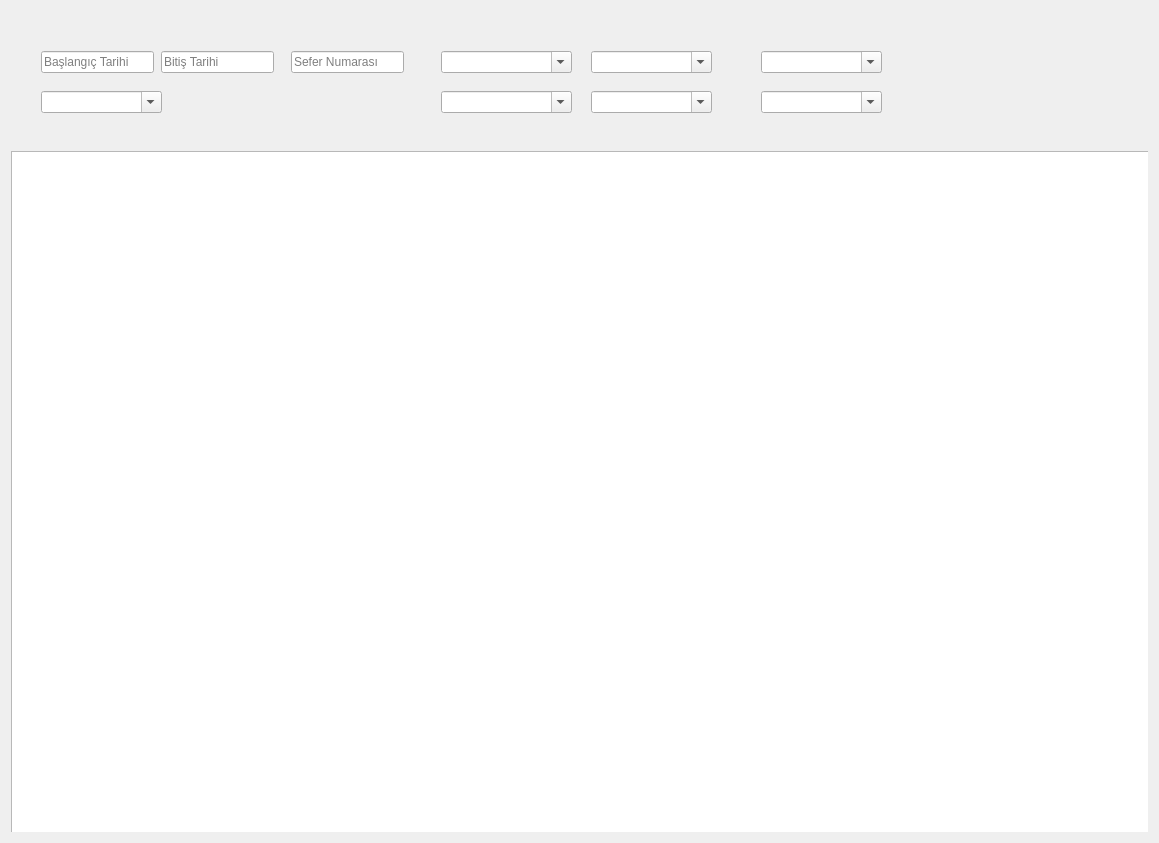
<?xml version="1.0" encoding="UTF-8"?>
<ui version="4.0">
 <class>Form</class>
 <widget class="QWidget" name="Form">
  <property name="geometry">
   <rect>
    <x>0</x>
    <y>0</y>
    <width>1159</width>
    <height>843</height>
   </rect>
  </property>
  <property name="windowTitle">
   <string>Form</string>
  </property>
  <layout class="QVBoxLayout" name="verticalLayout">
   <item>
    <widget class="QWidget" name="widget" native="true">
     <widget class="QLineEdit" name="lineEditTripStartTime">
      <property name="geometry">
       <rect>
        <x>30</x>
        <y>40</y>
        <width>113</width>
        <height>22</height>
       </rect>
      </property>
      <property name="placeholderText">
       <string>Başlangıç Tarihi</string>
      </property>
     </widget>
     <widget class="QLineEdit" name="lineEditTripEndTime">
      <property name="geometry">
       <rect>
        <x>150</x>
        <y>40</y>
        <width>113</width>
        <height>22</height>
       </rect>
      </property>
      <property name="placeholderText">
       <string>Bitiş Tarihi</string>
      </property>
     </widget>
     <widget class="QLineEdit" name="lineEditTripCode">
      <property name="geometry">
       <rect>
        <x>280</x>
        <y>40</y>
        <width>113</width>
        <height>22</height>
       </rect>
      </property>
      <property name="placeholderText">
       <string>Sefer Numarası</string>
      </property>
     </widget>
     <widget class="QComboBox" name="comboBoxLoadingProvince">
      <property name="geometry">
       <rect>
        <x>430</x>
        <y>40</y>
        <width>131</width>
        <height>22</height>
       </rect>
      </property>
      <property name="editable">
       <bool>true</bool>
      </property>
     </widget>
     <widget class="QComboBox" name="comboBoxLoadingDistrict">
      <property name="geometry">
       <rect>
        <x>580</x>
        <y>40</y>
        <width>121</width>
        <height>22</height>
       </rect>
      </property>
      <property name="editable">
       <bool>true</bool>
      </property>
     </widget>
     <widget class="QComboBox" name="comboBoxDestinationDistrict">
      <property name="geometry">
       <rect>
        <x>580</x>
        <y>80</y>
        <width>121</width>
        <height>22</height>
       </rect>
      </property>
      <property name="editable">
       <bool>true</bool>
      </property>
     </widget>
     <widget class="QComboBox" name="comboBoxDestinationProvince">
      <property name="geometry">
       <rect>
        <x>430</x>
        <y>80</y>
        <width>131</width>
        <height>22</height>
       </rect>
      </property>
      <property name="editable">
       <bool>true</bool>
      </property>
     </widget>
     <widget class="QComboBox" name="comboBoxCourier">
      <property name="geometry">
       <rect>
        <x>750</x>
        <y>40</y>
        <width>121</width>
        <height>22</height>
       </rect>
      </property>
      <property name="editable">
       <bool>true</bool>
      </property>
     </widget>
     <widget class="QComboBox" name="comboBoxDriver">
      <property name="geometry">
       <rect>
        <x>750</x>
        <y>80</y>
        <width>121</width>
        <height>22</height>
       </rect>
      </property>
      <property name="editable">
       <bool>true</bool>
      </property>
     </widget>
     <widget class="QComboBox" name="comboBoxVehicleNumberPlate">
      <property name="geometry">
       <rect>
        <x>30</x>
        <y>80</y>
        <width>121</width>
        <height>22</height>
       </rect>
      </property>
      <property name="editable">
       <bool>true</bool>
      </property>
     </widget>
     <widget class="QTableWidget" name="tableWidget">
      <property name="geometry">
       <rect>
        <x>0</x>
        <y>140</y>
        <width>1141</width>
        <height>701</height>
       </rect>
      </property>
     </widget>
    </widget>
   </item>
  </layout>
 </widget>
 <resources/>
 <connections/>
</ui>
